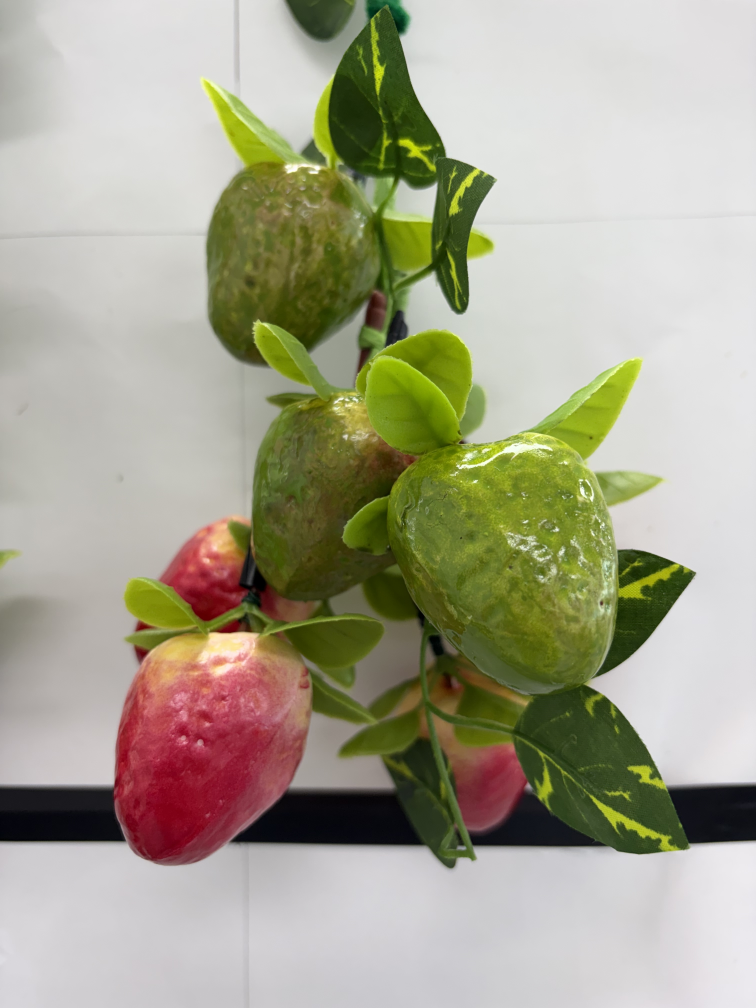
#> input picture docs/images/IMG_2549.jpg, 3024 x 4032 px, found by its file name (shown at 1/4 size)
$ python make_composite.py
#> lines starting #> are read from the running program, lines starting #| are printed output that depends on the picture
import matplotlib
matplotlib.use('Agg')
import matplotlib.pyplot as plt
import matplotlib.gridspec as gridspec
import matplotlib.font_manager as fm
from PIL import Image
import numpy as np

font_path = '/usr/share/fonts/opentype/noto/NotoSansCJK-Regular.ttc'
fm.fontManager.addfont(font_path)
plt.rcParams['font.family'] = 'Noto Sans CJK JP'

TARGET_W, TARGET_H = 900, 1050
BG = '#111111'
WHITE = '#FFFFFF'

images = [
    {
        'path': '/home/user/robot_workspace/vla_ws/docs/images/IMG_2549.jpg',
        'crop': (0.05, 0.28, 0.97, 0.98),
        'label': '정면 (Front)',
    },
    {
        'path': '/home/user/robot_workspace/vla_ws/docs/images/IMG_2553.jpg',
        'crop': (0.05, 0.05, 0.95, 0.90),
        'label': '우측 (Right) ①',
    },
    {
        'path': '/home/user/robot_workspace/vla_ws/docs/images/IMG_2555.jpg',
        'crop': (0.05, 0.03, 0.95, 0.90),
        'label': '우측 (Right) ②',
    },
    {
        'path': '/home/user/robot_workspace/vla_ws/docs/images/IMG_2554.jpg',
        'crop': (0.02, 0.03, 0.88, 0.90),
        'label': '좌측 (Left) ①',
    },
    {
        'path': '/home/user/robot_workspace/vla_ws/docs/images/IMG_2556.jpg',
        'crop': (0.05, 0.08, 0.95, 0.95),
        'label': '좌측 (Left) ②',
    },
]

fig = plt.figure(figsize=(18, 12))
fig.patch.set_facecolor(BG)
gs = gridspec.GridSpec(2, 6, figure=fig, hspace=0.04, wspace=0.04,
                       left=0.01, right=0.99, top=0.96, bottom=0.01)

ax_list = [
    fig.add_subplot(gs[0, 0:2]),
    fig.add_subplot(gs[0, 2:4]),
    fig.add_subplot(gs[0, 4:6]),
    fig.add_subplot(gs[1, 1:3]),
    fig.add_subplot(gs[1, 3:5]),
]

for ax, info in zip(ax_list, images):
    img = Image.open(info['path'])
#> img is the input picture: PIL image 3024x4032 RGB; mean R, G, B 167.1, 164.5, 143.8
    W, H = img.size
#> W = 3024; H = 4032
    l, t, r, b = (int(info['crop'][i] * (W if i % 2 == 0 else H)) for i in range(4))
#> l = 151; t = 1128; r = 2933; b = 3951
    img_c = img.crop((l, t, r, b)).resize((TARGET_W, TARGET_H), Image.LANCZOS)
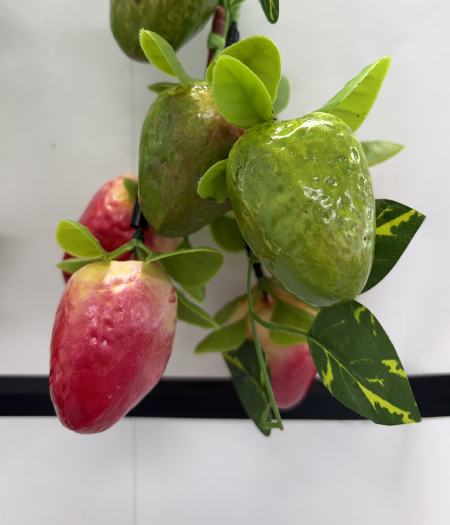
#> img_c: PIL image 900x1050 RGB (shown at 1/2 size); mean R, G, B 154.2, 148.6, 124.3

    ax.imshow(np.array(img_c))
    ax.set_facecolor(BG)
    ax.axis('off')

    ax.text(
        TARGET_W * 0.5, TARGET_H * 0.04,
        info['label'],
        color=WHITE, fontsize=15, fontweight='bold',
        ha='center', va='top',
        bbox=dict(boxstyle='round,pad=0.5', facecolor='black',
                  alpha=0.72, edgecolor='white', linewidth=1.5)
    )
#> pass 2 of the loop `for ax, info in zip(ax_list, images):`:
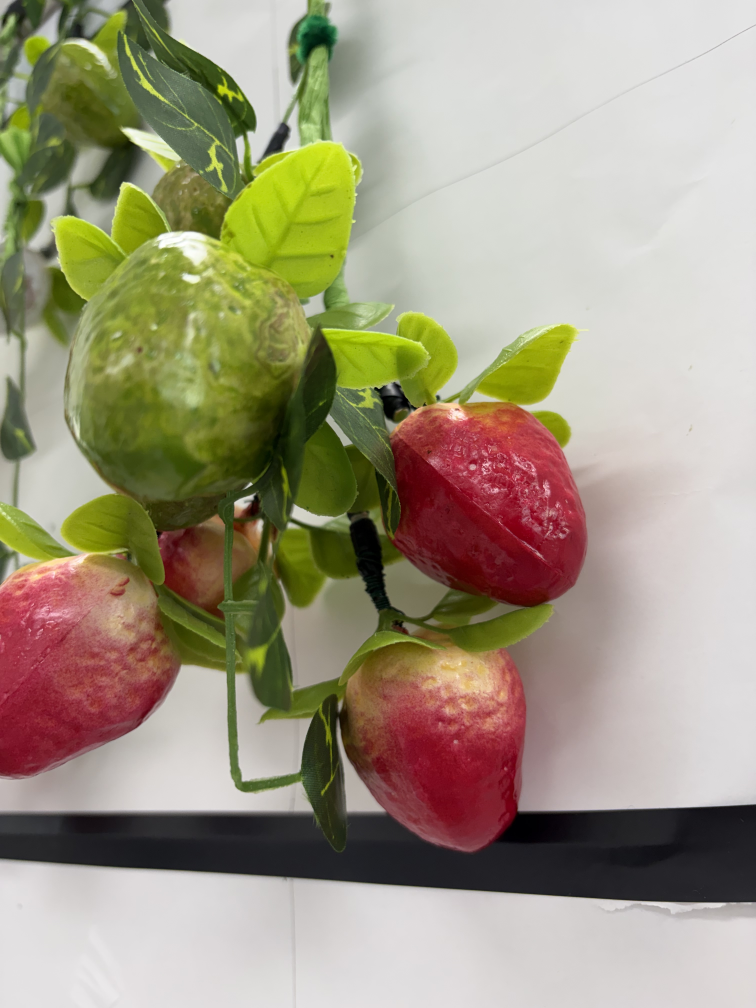
#> input picture docs/images/IMG_2553.jpg, 3024 x 4032 px, found by its file name (shown at 1/4 size)
#> img is the input picture: PIL image 3024x4032 RGB; mean R, G, B 159.4, 150.9, 128.5
#> `img_c = img.crop((l, t, r, b)).resize((TARGET_W, TARGET_H), Image.LANC..`:
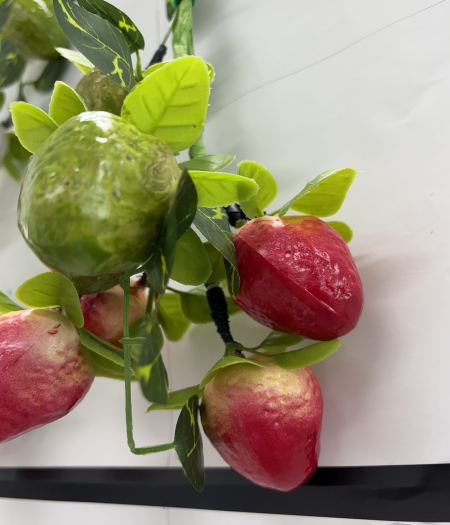
#> img_c: PIL image 900x1050 RGB (shown at 1/2 size); mean R, G, B 148.7, 138.8, 111.5
#> pass 3 of the loop `for ax, info in zip(ax_list, images):`:
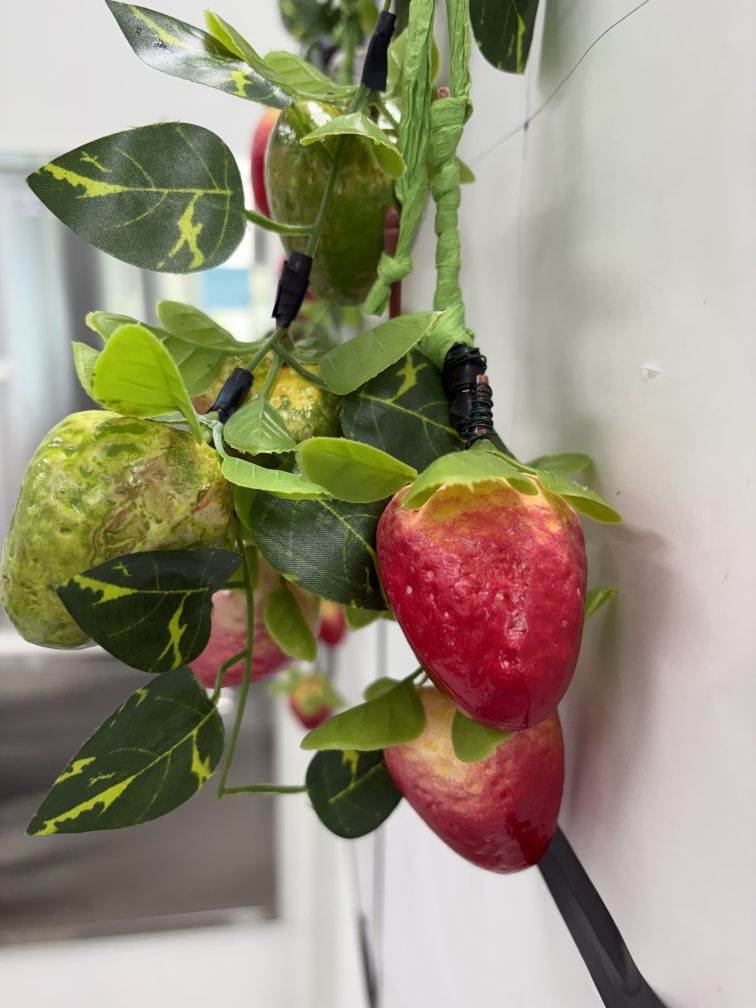
#> input picture docs/images/IMG_2555.jpg, 3024 x 4032 px, found by its file name (shown at 1/4 size)
#> img is the input picture: PIL image 3024x4032 RGB; mean R, G, B 151.3, 144.3, 122.6
#> `img_c = img.crop((l, t, r, b)).resize((TARGET_W, TARGET_H), Image.LANC..`:
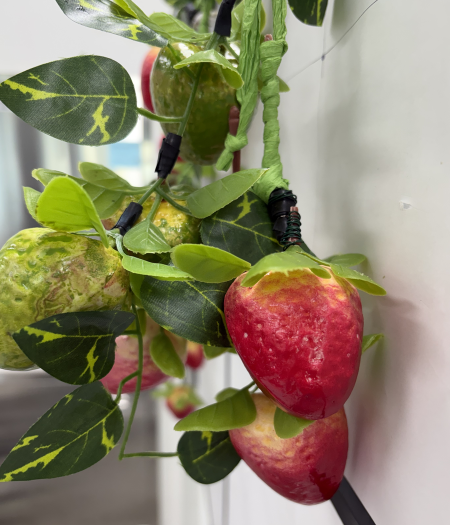
#> img_c: PIL image 900x1050 RGB (shown at 1/2 size); mean R, G, B 141, 132.7, 106.5
#> the loop made 5 passes; the first 3 are shown

fig.suptitle(
    '실험실 딸기 세팅  —  시점별 촬영',
    color=WHITE, fontsize=17, fontweight='bold', y=1.01
)

out = '/home/user/robot_workspace/vla_ws/docs/images/composite_grasp.png'
plt.savefig(out, dpi=150, bbox_inches='tight', pad_inches=0.08, facecolor=BG)
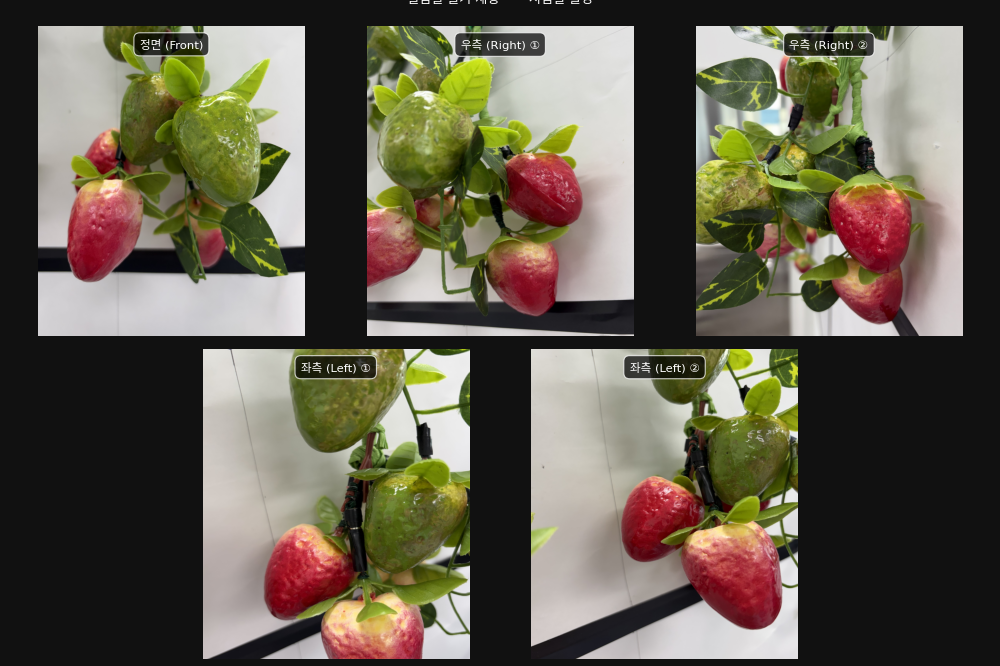
#> figure drawn by matplotlib, 5 panels
print(f'Saved: {out}')
